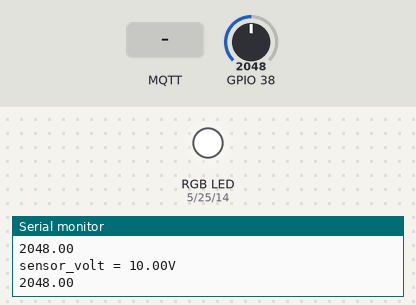
Bench run of a sketch on a simulated ESP32. On the bench: an RGB LED mixed from three pins (HIGH = lit), the last lines printed to the serial monitor. Inputs (shaded band) come from the test bench; at power-on: GPIO 38 = 2048. WiFi joins after 1.5 s; servers stay silent unless stated; no MQTT or app messages arrive unless stated.

Above: at 2.7 s.
2.8 s: MQTT message "red" arrives on the first subscribed topic
At 4.5 s:
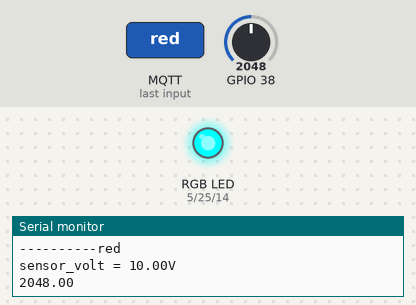
5.0 s: MQTT message "yellow" arrives on the first subscribed topic
At 6.3 s:
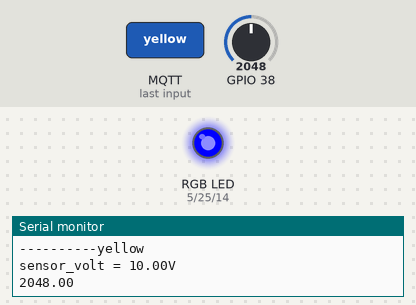
7.0 s: MQTT message "blue" arrives on the first subscribed topic
At 8.2 s:
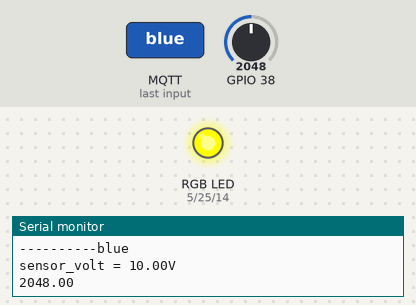
9.0 s: MQTT message "green" arrives on the first subscribed topic
At 10.0 s:
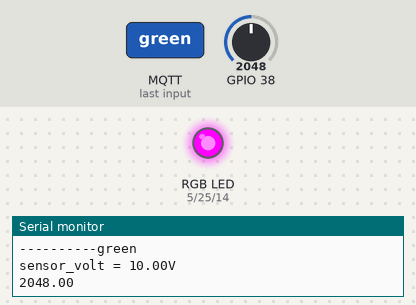
Timing chart, 0 to 12.0 s (numbered marks = the images above; inputs shaded):
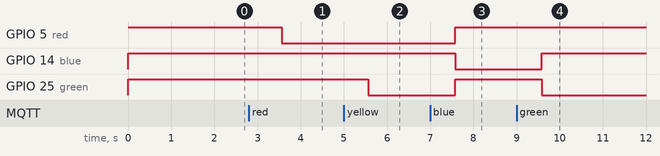

Measured:
- after the input at 2.8 s, GPIO 5 (red): HIGH → LOW after 0.76 s
- after the input at 5.0 s, GPIO 25 (green): HIGH → LOW after 0.57 s
- after the input at 7.0 s, GPIO 5 (red), GPIO 25 (green): LOW → HIGH after 0.58 s; GPIO 14 (blue): HIGH → LOW after 0.58 s
- after the input at 9.0 s, GPIO 14 (blue): LOW → HIGH after 0.59 s; GPIO 25 (green): HIGH → LOW after 0.59 s

The sketch:

Smart_Exit.ino
```cpp
#include <WiFi.h>
#include <PubSubClient.h>
#include <HardwareSerial.h>
WiFiClient espClient;
PubSubClient client(espClient);

uint64_t chipidnum = ESP.getEfuseMac();
unsigned long c1 = (unsigned long)((chipidnum & 0xFFFF0000)>>16);
unsigned long c2 = (unsigned long)((chipidnum & 0xFFFF0000));

//Getting the mac address
String chipid = String(c1, HEX) + String(c2, HEX);

HardwareSerial mySerial(2);
#define RXD2 16
#define TXD2 17

const char* ssid = "pollution"; // username for the router
const char* password = "aus12345"; // password for the router
String colortopics = String("device/esp32/"+chipid+"/color");
const char * colortopic = colortopics.c_str();

// host address that we will connect to
const char* mqttServer = "omaraa.ddns.net";
const int mqttPort = 1883;

//Initializing the RGB Ports
int red = 5;
int green = 25;
int blue = 14;


//MQTT callback
void callback(char* topic, byte* payload, unsigned int length)
{
  Serial.print("Message arrived in topic: ");
  Serial.println(topic);
  Serial.print("Message:");
  String s = "";
  for (int i = 0; i < length; i++)
  {
    Serial.print((char)payload[i]);
    s += (char)payload[i];
    //Serial.print(payload[i]);
  }
  Serial.println();
  Serial.println("-----------------------");
  Serial.println("----------" + s);

  if (s == "red") {
    digitalWrite(red, LOW); // turn the LED on
    digitalWrite(blue, HIGH); // turn the LED on
    digitalWrite(green, HIGH); // turn the LED on
  }

  if (s == "yellow") {
    digitalWrite(blue, HIGH); // turn the LED on
    digitalWrite(red, LOW); // turn the LED off
    digitalWrite(green, LOW); // turn the LED off
  }

  if (s == "blue") {
    digitalWrite(blue, LOW); // turn the LED on
    digitalWrite(red, HIGH); // turn the LED on
    digitalWrite(green, HIGH); // turn the LED on
  }

  if (s == "green") {
    digitalWrite(green, LOW); // turn the LED on
    digitalWrite(blue, HIGH); // turn the LED on
    digitalWrite(red, HIGH); // turn the LED on
  }

}

void setup()
{

  //Initilizing the xbee TX and RX
  //Serial.begin(baud-rate, protocol, RX pin, TX pin);
  Serial.begin(115200);
  mySerial.begin(9600, SERIAL_8N1, RXD2, TXD2);


  // initialize the digital pin as an output.
  pinMode(red, OUTPUT);
  pinMode(green, OUTPUT);
  pinMode(blue, OUTPUT);

  //Turning the LEDs off
  digitalWrite(red, HIGH);
  digitalWrite(green, HIGH);
  digitalWrite(blue, HIGH);

  Serial.begin(115200);
  WiFi.begin(ssid, password);

  while (WiFi.status() != WL_CONNECTED)
  {
    delay(500);
    Serial.println("Connecting to WiFi..");
  }
  Serial.println("Connected to the WiFi network");

  client.setServer(mqttServer, mqttPort);
  client.setCallback(callback);

  while (!client.connected()) {
    Serial.println("Connecting to MQTT...");

    //if (client.connect("ESP32Client", mqttUser, mqttPassword ))
    if (client.connect("ESP32Client"))
    {
      Serial.println("connected to MQTT");
    }
    else
    {
      Serial.print("failed with state ");
      Serial.print(client.state());
      delay(2000);
    }
  }
  Serial.print(colortopic);
  client.subscribe(colortopic);

}

void loop()
{
  char slpg[10];
  float sensor_volt;
  float sensorValue;

  sensorValue = analogRead(38);
  sensor_volt = sensorValue / 1024 * 5.0;

  Serial.print("sensor_volt = ");
  Serial.print(sensor_volt);

  Serial.println("V");
  itoa(sensorValue, slpg, 10); // converting value to string
  const char * topic = String("device/esp32/"+chipid+"/mq2").c_str();
  client.publish(topic, slpg);
  Serial.println(sensorValue);
  delay(1000);


  //Recieving the messages
  while (mySerial.available()) {
    Serial.print(char(mySerial.read()));
  }
  while (Serial.available()) {
    mySerial.write(char(Serial.read()));
  }

  client.loop();
}
```
